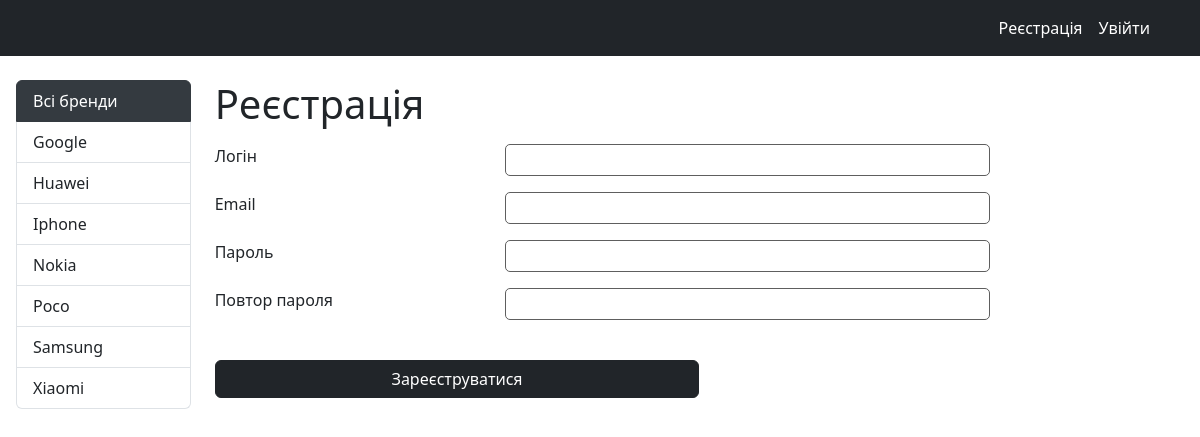
Screenshot of /register/ with the database file from the repository.
### phones/models.py (models this page shows, shortened)
class Brand(models.Model):
    name = models.CharField(max_length=200, verbose_name="Назва бренду")
    slug = models.SlugField(max_length=200, unique=True, db_index=True, verbose_name="URL")
    class Meta:
        verbose_name = "Бренд"
        verbose_name_plural = "Бренди"
    def get_absolute_url(self):
        return reverse('brand', kwargs={'brand_slug': self.slug})

### phones/views.py (the view, shortened to what this page needs)
# urls.py: path('register/', RegisterUser.as_view(), name='register'),
class RegisterUser(DataMixin, CreateView):
    form_class = RegisterUserForm
    template_name = 'phones/register.html'
    success_url = reverse_lazy('login')
    def get_context_data(self, *, object_list=None, **kwargs):
        context = super().get_context_data(**kwargs)
        c_def = self.get_user_context(title="Реєстрація")
        return dict(list(context.items()) + list(c_def.items()))

### phones/forms.py
class RegisterUserForm(UserCreationForm):
    usable_password = None
    username = forms.CharField(label='Логін', widget=forms.TextInput(attrs={'class': 'form-input'}))
    email = forms.EmailField(label='Email', widget=forms.EmailInput(attrs={'class': 'form-input'}))
    password1 = forms.CharField(label='Пароль', widget=forms.PasswordInput(attrs={'class': 'form-input'}))
    password2 = forms.CharField(label='Повтор пароля', widget=forms.PasswordInput(attrs={'class': 'form-input'}))
    class Meta:
        model = User
        fields = ('username', 'email', 'password1', 'password2')

### phones/utils.py (called while the page is built)
    def get_user_context(self, **kwargs):
        context = kwargs
        brands = Brand.objects.annotate(phone_count=Count('phones'))
        context['brands'] = brands
        user_menu = menu.copy()
        context['menu'] = user_menu
        if 'brand_selected' not in context:
            context['brand_selected'] = 0
        return context

### phones/templates/phones/register.html (shortened to what this page needs)
{% extends 'phones/layout.html' %}
{% block content %}
<h1>{{title}}</h1>
    <form method="post" class="d-flex flex-column gap-2 mb-5">
        {% for f in form %}
            <div class="d-flex">
                <label class="form-label" for="{{ f.id_for_label }}">{{f.label}} </label>
                {{ f }}
            </div>
        {% endfor %}
        <button type="submit" class="btn btn-dark w-50 mt-4">Зареєструватися</button>
    </form>
{% endblock %}

### phones/templates/phones/layout.html (shortened to what this page needs)
{% load static %}
<!DOCTYPE html>
<html>
<head>
	<link type="text/css" href="{% static 'phones/css/styles.css' %}" rel="stylesheet" />
	<link href="{% static 'phones/css/bootstrap.min.css' %}" rel="stylesheet">
</head>
<body>
	<nav class="navbar navbar-expand-lg bg-dark">
		<div class="container">
			<div class="collapse navbar-collapse" id="navbarNav">
				<ul class="navbar-nav ms-auto">
					{% if request.user.is_authenticated %}
					<li class="nav-item">
						<a class="nav-link text-light" href="#">{{ user.username }}</a>
					</li>
					<li class="nav-item">
						<a class="nav-link hover-item" href="{% url 'logout' %}">Вийти</a>
					</li>
					{% else %}
					<li class="nav-item">
						<a class="nav-link hover-item" href="{% url 'register' %}">Реєстрація</a>
					</li>
					<li class="nav-item">
						<a class="nav-link hover-item" href="{% url 'login' %}">Увійти</a>
					</li>
					{% endif %}
				</ul>
			</div>
		</div>
	</nav>
	<div class="container-fluid px-3 mt-4 mb-3">
		<div class="row">
			<div class="col-md-2">
				<div class="list-group">
					{% if brand_selected == 0 %}
						<a href="{% url 'home' %}" class="list-group-item list-group-item-action active">Всі бренди</a>
					{% else %}
						<a href="{% url 'home' %}" class="list-group-item list-group-item-action">Всі бренди</a>
					{% endif %}
					{% for brand in brands %}
						{% if brand.phone_count > 0 %}
							{% if brand.pk == brand_selected %}
								<a href="{{ brand.get_absolute_url }}" class="list-group-item list-group-item-action active">{{ brand.name }}</a>
							{% else %}
								<a href="{{ brand.get_absolute_url }}" class="list-group-item list-group-item-action">{{ brand.name }}</a>
							{% endif %}
						{% endif %}
					{% endfor %}
				</div>
			</div>
			<div class="col-md-10">
				{% block content %}
				{% endblock %}
			</div>
		</div>
	</div>
</body>
</html>

### phones/static/phones/css/styles.css (style rules this page uses)
html, body { margin: 0; padding: 0; height: 100%; width: 100%; color: #444; }
.list-group-item.active { background-color: #343a40 !important; color: #fff !important; border-color: #343a40 !important; }
.hover-item { color: #fff !important; }
.form-label { width: 30%; }
.form-input { width: 50%; border: 1px solid #5e5e5e; border-radius: 5px; }

### rows the page displays
Brand: name "Google"
Brand: name "Huawei"
Brand: name "Iphone"
Brand: name "Nokia"
Brand: name "Poco"
Brand: name "Samsung"
Brand: name "Xiaomi"

### other values shown
{{ title }} "Реєстрація"
{{ f.label }} "Логін" "Email" "Пароль" "Повтор пароля"
